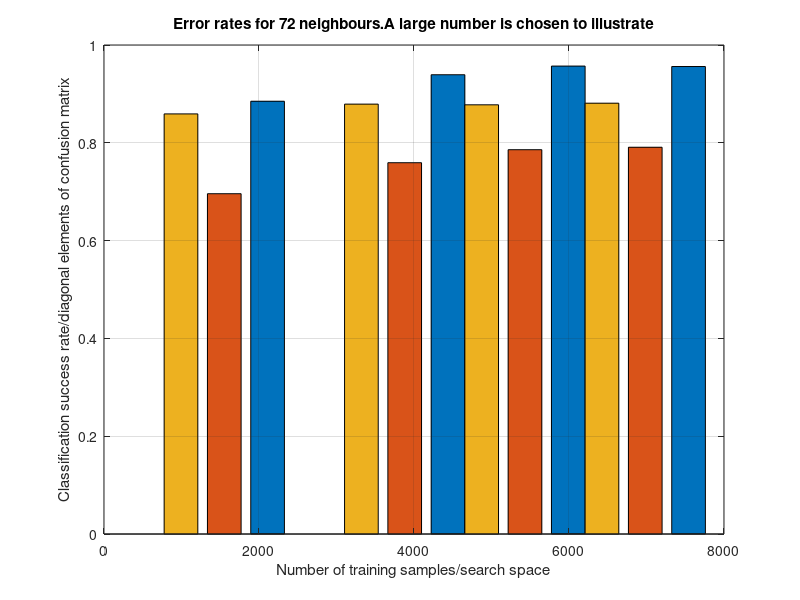

This figure's MATLAB source: (Note: this script raises an error after producing the figure.)
% This is just a data file that makes an observation

%%
clc
clear all

c=(7760)./100

num_train_samples=c*[90 70 50 20]
errors=[0.956 0.7909 0.881; 0.9569 0.7859 0.8777; 0.9392 0.7593 0.8791; 0.8850 0.6959 0.8591];
bar(num_train_samples,errors)
grid

xlabel('Number of training samples/search space')
ylabel('Classification success rate/diagonal elements of confusion matrix')
title('Error rates for 72 neighbours.A large number is chosen to illustrate')

%% Do this for 3 neighbours as well

%%

Display('This is enough to conclude that more training data/search space gives better results')

% numIterations=10;% Forget this
% numNeighbours=72;
% percentage_training=90;
% Time=246.39s
% y =
% 
%     0.9565    0.0043    0.0392
%     0.0176    0.7909    0.1915
%     0.0316    0.0868    0.8816

% numIterations=1;
% numNeighbours=72;
% percentage_training=70;
% Time=71.768
% y =
% 
%     0.9569    0.0048    0.0383
%     0.0200    0.7859    0.1941
%     0.0366    0.0857    0.8777

% numIterations=1;
% numNeighbours=72;
% percentage_training=70;
% y =
% 
%     0.9392    0.0034    0.0574
%     0.0258    0.7593    0.2149
%     0.0392    0.0828    0.8781

% numIterations=1;
% numNeighbours=72;
% percentage_training=20;
% Time=134.59s
% y =
% 
%     0.8850    0.0176    0.0972
%     0.0269    0.6959    0.2772
%     0.0470    0.0940    0.8591

